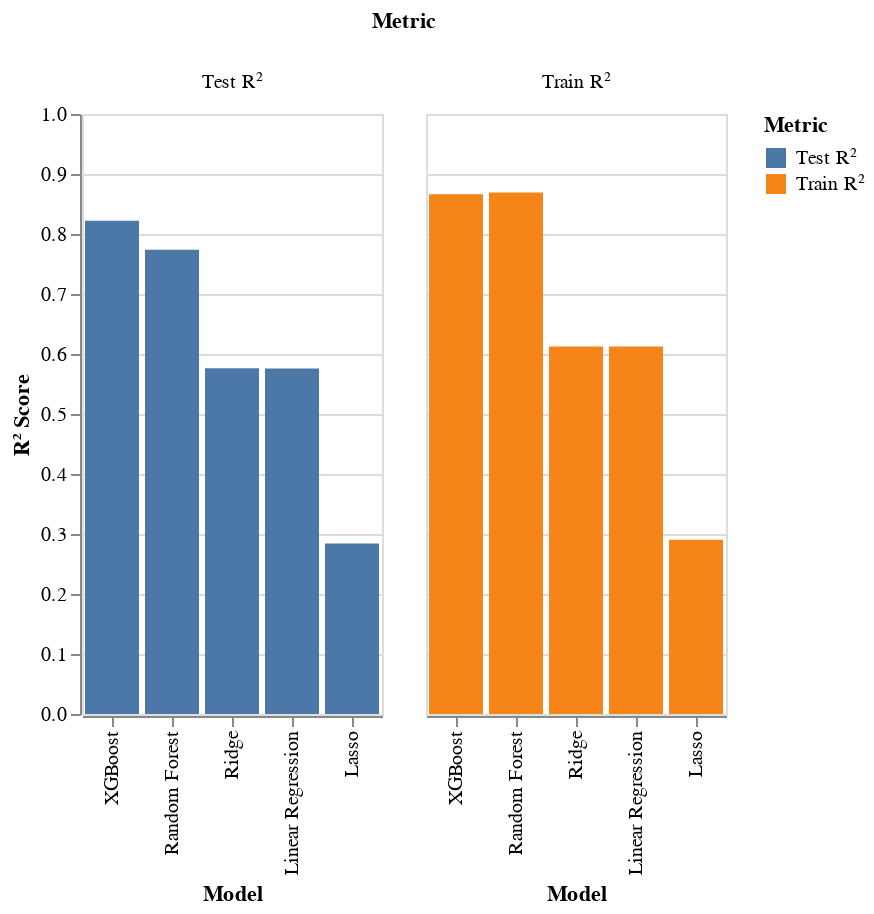

Notebook code cell kept with this figure:
### Markdown cell above
## Part 7: Model Comparison

Let's compare all our models side-by-side.

### Code cell
# Compare all models
comparison = pd.DataFrame({
    'Model': ['Linear Regression', 'Ridge', 'Lasso', 'Random Forest', 'XGBoost'],
    'Train R²': [train_r2, r2_score(y_train, ridge_model.predict(X_train)), 
                  r2_score(y_train, lasso_model.predict(X_train)), rf_train_r2, xgb_train_r2],
    'Test R²': [test_r2, ridge_test_r2, lasso_test_r2, rf_test_r2, xgb_test_r2],
    'Test RMSE': [test_rmse, ridge_test_rmse, lasso_test_rmse, rf_test_rmse, xgb_test_rmse]
})

print("=== Model Comparison ===")
print(comparison.to_string(index=False))

# Visualize comparison
comparison_long = comparison.melt(
    id_vars='Model',
    value_vars=['Train R²', 'Test R²'],
    var_name='Metric',
    value_name='R² Score'
)

alt.Chart(comparison_long).mark_bar().encode(
    x=alt.X('Model:N', title='Model', sort='-y'),
    y=alt.Y('R² Score:Q', title='R² Score', scale=alt.Scale(domain=[0, 1])),
    color='Metric:N',
    column='Metric:N'
).properties(
    width=150,
    height=300
)

### Figure 1 — Vega-Lite specification as saved in the notebook (floating-point values rounded to 4 significant figures)
{"config": {"view": {"continuousWidth": 300, "continuousHeight": 300}}, "data": {"name": "data-e2836ce47b8b6a9751520dcebc442770"}, "mark": {"type": "bar"}, "encoding": {"color": {"field": "Metric", "type": "nominal"}, "column": {"field": "Metric", "type": "nominal"}, "x": {"field": "Model", "sort": "-y", "title": "Model", "type": "nominal"}, "y": {"field": "R² Score", "scale": {"domain": [0, 1]}, "title": "R² Score", "type": "quantitative"}}, "height": 300, "width": 150, "$schema": "https://vega.github.io/schema/vega-lite/v6.1.0.json", "datasets": {"data-e2836ce47b8b6a9751520dcebc442770": [{"Model": "Linear Regression", "Metric": "Train R²", "R² Score": 0.6126}, {"Model": "Ridge", "Metric": "Train R²", "R² Score": 0.6125}, {"Model": "Lasso", "Metric": "Train R²", "R² Score": 0.2904}, {"Model": "Random Forest", "Metric": "Train R²", "R² Score": 0.8692}, {"Model": "XGBoost", "Metric": "Train R²", "R² Score": 0.8662}, {"Model": "Linear Regression", "Metric": "Test R²", "R² Score": 0.5758}, {"Model": "Ridge", "Metric": "Test R²", "R² Score": 0.5764}, {"Model": "Lasso", "Metric": "Test R²", "R² Score": 0.2842}, {"Model": "Random Forest", "Metric": "Test R²", "R² Score": 0.7737}, {"Model": "XGBoost", "Metric": "Test R²", "R² Score": 0.822}]}}
